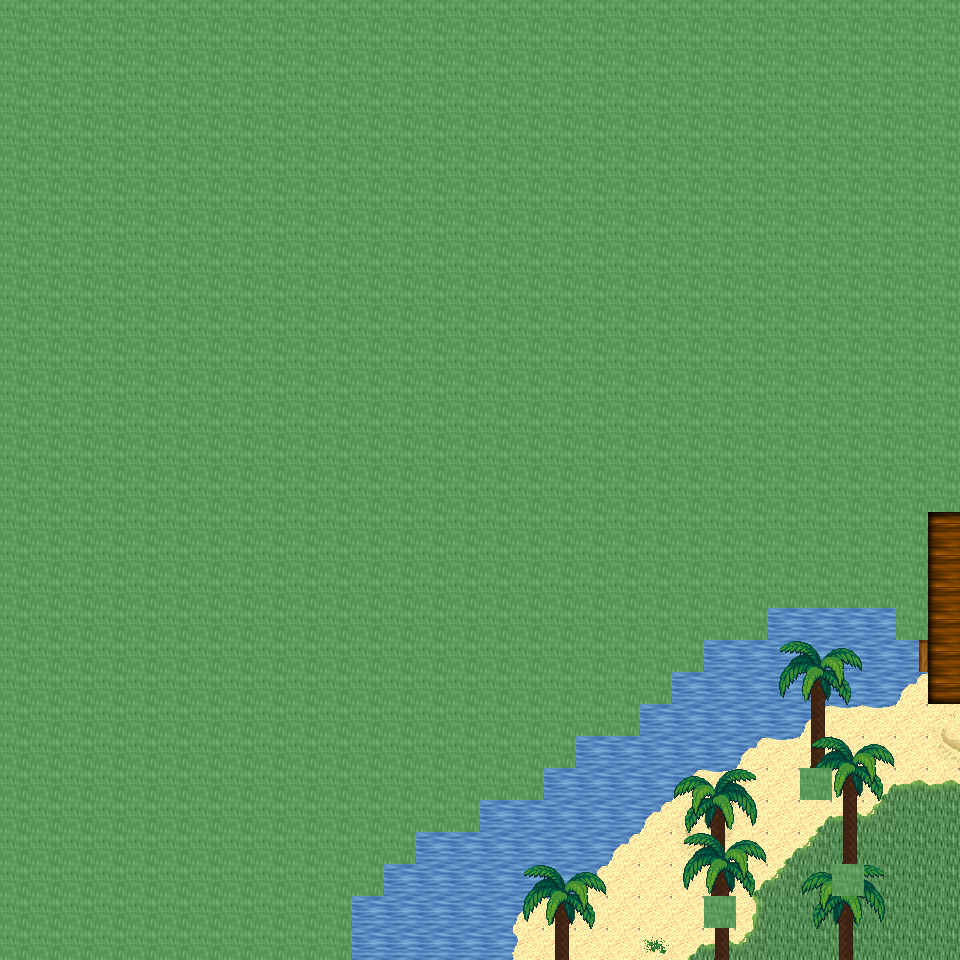

Below is a game level as drawn by its tile map, then a one-line description and the .tmx that defines it (tile-layer data replaced by summaries):
An orthogonal 30x30 tile map with 32x32 px tiles, 6 tile layers (Ground, Object, Object2, Above, ...), 27 tilesets and 2 objects (2x mapExit).

<map version="1.0" orientation="orthogonal" renderorder="right-down" width="30" height="30" tilewidth="32" tileheight="32" nextobjectid="3">
  <tileset firstgid="1" name="tileset_ground_ground" tilewidth="32" tileheight="32" tilecount="33" columns="3">
    <image source="../drawable/tileset_ground_ground.png" width="96" height="352" />
  </tileset>
  <tileset firstgid="34" name="tileset_ground_water_pool" tilewidth="32" tileheight="32" tilecount="72" columns="3">
    <image source="../drawable/tileset_ground_water_pool.png" width="96" height="768" />
  </tileset>
  <tileset firstgid="106" name="tileset_ground_water_pool_corners" tilewidth="32" tileheight="32" tilecount="72" columns="3">
    <image source="../drawable/tileset_ground_water_pool_corners.png" width="96" height="768" />
  </tileset>
  <tileset firstgid="178" name="tileset_ground_grass_corners" tilewidth="32" tileheight="32" tilecount="24" columns="6">
    <image source="../drawable/tileset_ground_grass_corners.png" width="192" height="128" />
  </tileset>
  <tileset firstgid="202" name="tileset_ground_grass_edges" tilewidth="32" tileheight="32" tilecount="36" columns="12">
    <image source="../drawable/tileset_ground_grass_edges.png" width="384" height="96" />
  </tileset>
  <tileset firstgid="238" name="tileset_plant_grasses" tilewidth="32" tileheight="32" tilecount="6" columns="3">
    <image source="../drawable/tileset_plant_grasses.png" width="96" height="64" />
  </tileset>
  <tileset firstgid="244" name="tileset_building_wall_wood" tilewidth="32" tileheight="32" tilecount="16" columns="4">
    <image source="../drawable/tileset_building_wall_wood.png" width="128" height="128" />
  </tileset>
  <tileset firstgid="260" name="tileset_plant_flower_daisy_white" tilewidth="32" tileheight="32" tilecount="8" columns="2">
    <image source="../drawable/tileset_plant_flower_daisy_white.png" width="64" height="128" />
  </tileset>
  <tileset firstgid="268" name="tileset_building_fence_fence_chunky" tilewidth="32" tileheight="32" tilecount="21" columns="3">
    <image source="../drawable/tileset_building_fence_fence_chunky.png" width="96" height="224" />
  </tileset>
  <tileset firstgid="289" name="tileset_building_door_door_n" tilewidth="32" tileheight="32" tilecount="6" columns="3">
    <image source="../drawable/tileset_building_door_door_n.png" width="96" height="64" />
  </tileset>
  <tileset firstgid="295" name="tileset_logic_creature_animal" tilewidth="32" tileheight="32" tilecount="32" columns="8">
    <image source="../drawable/tileset_logic_creature_animal.png" width="256" height="128" />
  </tileset>
  <tileset firstgid="327" name="tileset_logic_collision" tilewidth="32" tileheight="32" tilecount="1" columns="1">
    <image source="../drawable/tileset_logic_collision.png" width="32" height="32" />
  </tileset>
  <tileset firstgid="328" name="tileset_ground_water_pool_deep" tilewidth="32" tileheight="32" tilecount="72" columns="3">
    <image source="../drawable/tileset_ground_water_pool_deep.png" width="96" height="768" />
  </tileset>
  <tileset firstgid="400" name="tileset_plant_tree_palm_trees" tilewidth="32" tileheight="32" tilecount="40" columns="4">
    <image source="../drawable/tileset_plant_tree_palm_trees.png" width="128" height="320" />
  </tileset>
  <tileset firstgid="440" name="tileset_furniture_chair_bench_wooden" tilewidth="32" tileheight="32" tilecount="8" columns="2">
    <image source="../drawable/tileset_furniture_chair_bench_wooden.png" width="64" height="128" />
  </tileset>
  <tileset firstgid="448" name="tileset_building_outhouse" tilewidth="32" tileheight="32" tilecount="12" columns="3">
    <image source="../drawable/tileset_building_outhouse.png" width="96" height="128" />
  </tileset>
  <tileset firstgid="460" name="tileset_furniture_table_vendors_table" tilewidth="32" tileheight="32" tilecount="35" columns="7">
    <image source="../drawable/tileset_furniture_table_vendors_table.png" width="224" height="160" />
  </tileset>
  <tileset firstgid="495" name="tileset_logic_item_fruits" tilewidth="32" tileheight="32" tilecount="16" columns="8">
    <image source="../drawable/tileset_logic_item_fruits.png" width="256" height="64" />
  </tileset>
  <tileset firstgid="511" name="tileset_plant_tree_banana_tree" tilewidth="32" tileheight="32" tilecount="40" columns="4">
    <image source="../drawable/tileset_plant_tree_banana_tree.png" width="128" height="320" />
  </tileset>
  <tileset firstgid="551" name="tileset_furniture_light_small_lamp" tilewidth="32" tileheight="32" tilecount="4" columns="4">
    <image source="../drawable/tileset_furniture_light_small_lamp.png" width="128" height="32" />
  </tileset>
  <tileset firstgid="555" name="tileset_light_dim_yellow_light_5x5" tilewidth="32" tileheight="32" tilecount="25" columns="5">
    <image source="../drawable/tileset_light_dim_yellow_light_5x5.png" width="160" height="160" />
  </tileset>
  <tileset firstgid="580" name="tileset_furniture_light_roots_lamp" tilewidth="32" tileheight="32" tilecount="6" columns="2">
    <image source="../drawable/tileset_furniture_light_roots_lamp.png" width="64" height="96" />
  </tileset>
  <tileset firstgid="586" name="tileset_light_dim_yellow_light_7x5" tilewidth="32" tileheight="32" tilecount="35" columns="7">
    <image source="../drawable/tileset_light_dim_yellow_light_7x5.png" width="224" height="160" />
  </tileset>
  <tileset firstgid="621" name="tileset_light_yellow_light_5x5" tilewidth="32" tileheight="32" tilecount="25" columns="5">
    <image source="../drawable/tileset_light_yellow_light_5x5.png" width="160" height="160" />
  </tileset>
  <tileset firstgid="646" name="tileset_ground_sand_1" tilewidth="32" tileheight="32" tilecount="10" columns="2">
    <image source="../drawable/tileset_ground_sand_1.png" width="64" height="160" />
  </tileset>
  <tileset firstgid="656" name="tileset_ground_sand_2" tilewidth="32" tileheight="32" tilecount="15" columns="5">
    <image source="../drawable/tileset_ground_sand_2.png" width="160" height="96" />
  </tileset>
  <tileset firstgid="671" name="tileset_logic_creature_reptile" tilewidth="32" tileheight="32" tilecount="7" columns="7">
    <image source="../drawable/tileset_logic_creature_reptile.png" width="224" height="32" />
  </tileset>
  <layer name="Ground" width="30" height="30">
    <data>[900 cells, 900 non-empty, 16 distinct tile ids]</data>
  </layer>
  <layer name="Object" width="30" height="30">
    <data>[900 cells, 44 non-empty, 18 distinct tile ids]</data>
  </layer>
  <layer name="Object2" width="30" height="30">
    <data>[900 cells, 3 non-empty, 1 distinct tile ids]</data>
  </layer>
  <layer name="Above" width="30" height="30">
    <data>[900 cells, 67 non-empty, 26 distinct tile ids]</data>
  </layer>
  <layer name="Above2" width="30" height="30">
    <data>[900 cells, 9 non-empty, 7 distinct tile ids]</data>
  </layer>
  <layer name="Walkable" width="30" height="30">
    <data>[900 cells, 755 non-empty, 1 distinct tile ids]</data>
  </layer>
  <objectgroup name="MapEvents">
    <object id="1" name="south" type="mapExit" x="352" y="928" width="608" height="32">
      <properties>
        <property name="map" value="level_0_x240_y95" />
        <property name="x" value="11" />
        <property name="y" value="1" />
      </properties>
    </object>
    <object id="2" name="east" type="mapExit" x="928" y="512" width="32" height="448">
      <properties>
        <property name="map" value="level_0_x241_y94" />
        <property name="x" value="1" />
        <property name="y" value="16" />
      </properties>
    </object>
  </objectgroup>
</map>
